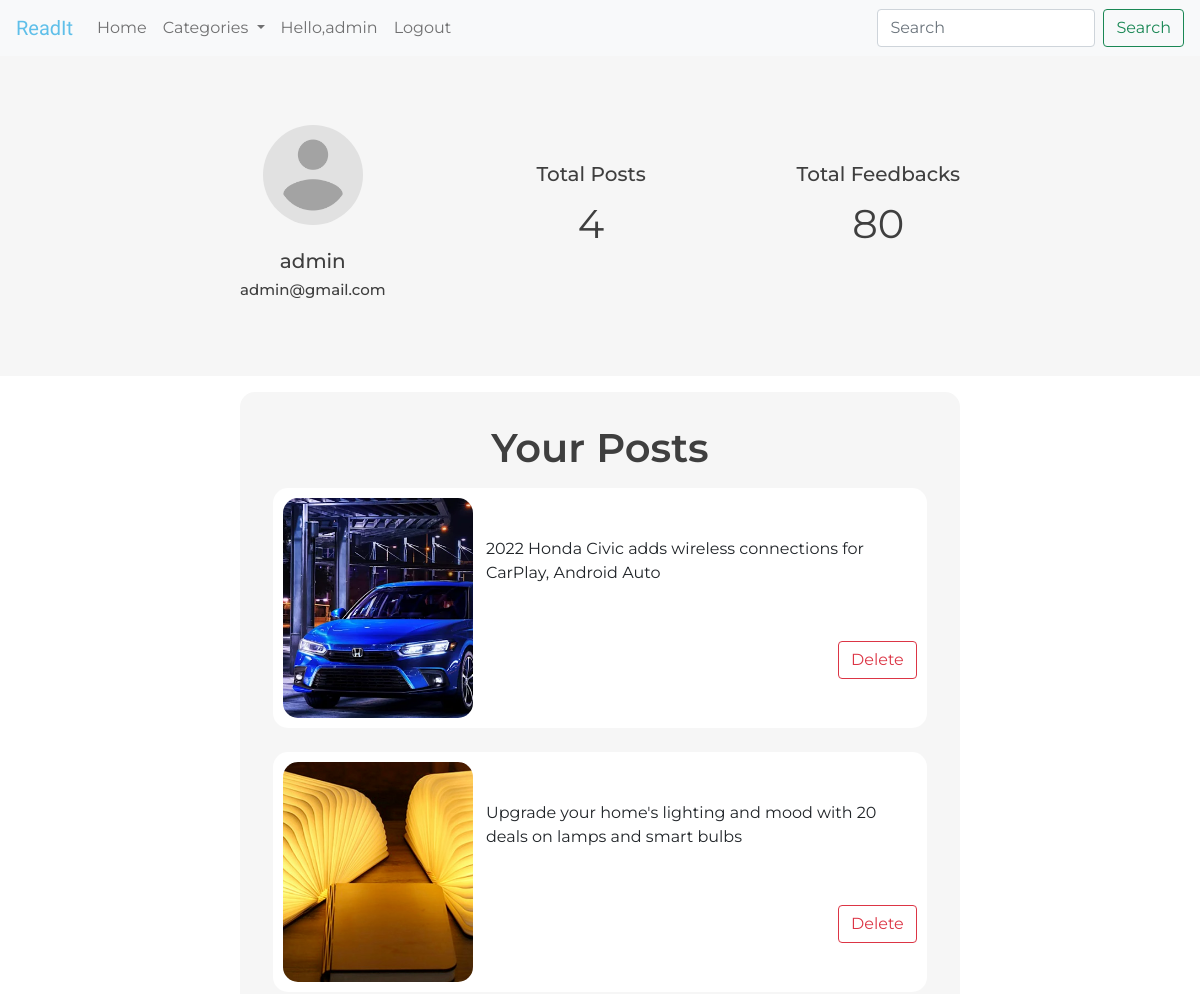
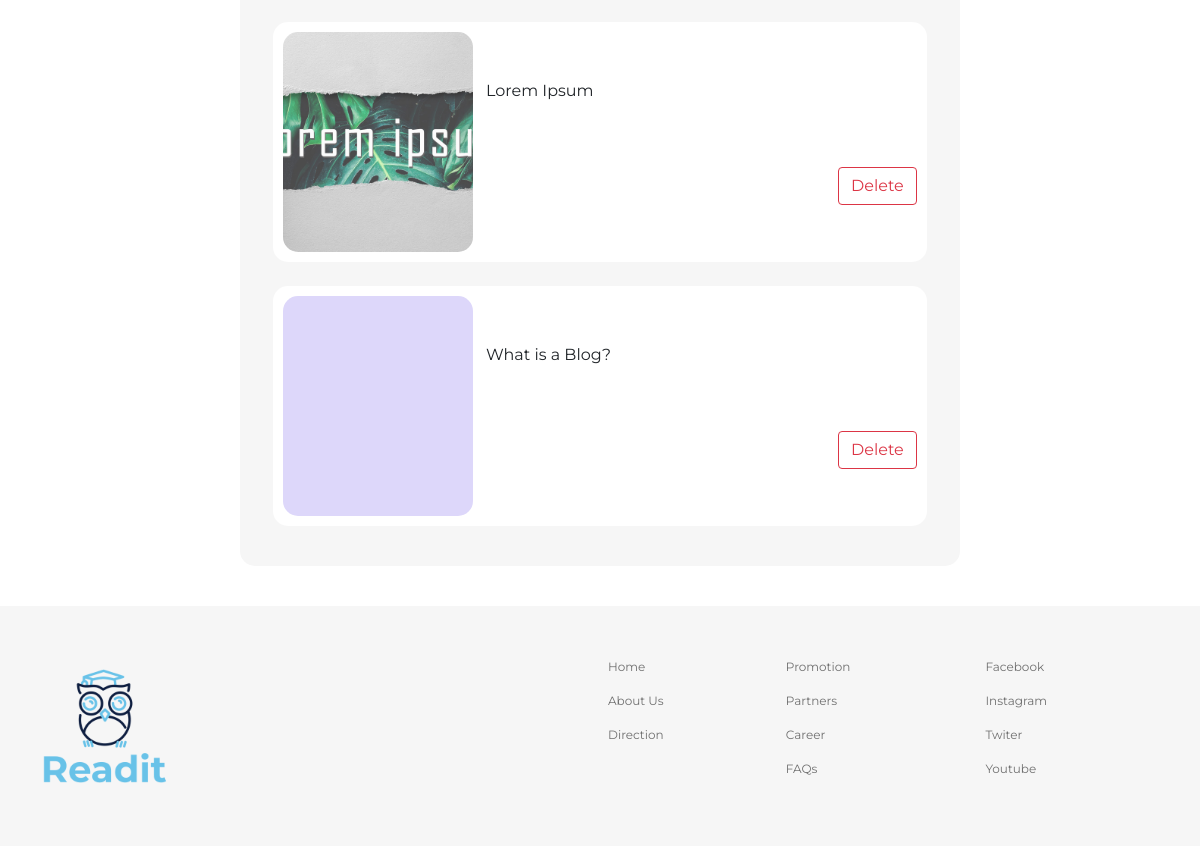
The page /admin_dashboard/ (signed in) on the database its author committed (2 pictures, top to bottom).
### blog/models.py (models this page shows, shortened)
class Post(models.Model):
    author = models.ForeignKey(User, null=True, blank=True, on_delete=models.CASCADE)
    title = models.CharField(max_length=150)
    body = RichTextField(null=True, blank=True)
    image = models.ImageField(null=True, blank=True)
    category = models.ManyToManyField(Category)
    date_created = models.DateTimeField(auto_now_add=True, null=True)
    slang = models.CharField(null=True, blank=True, max_length=200)

### blog/decorators.py (the view)
        def wrapper_function(request, *args, **kwargs):
            group = None
            if request.user.groups.exists():
                group = request.user.groups.all()[0].name
            if group in allowed_roles:
                return view_function(request, *args, **kwargs)
            else:
                return HttpResponse("You are not authorized to view this page")

### blog/views.py (called while the page is built)
@login_required(login_url='blog:login')
@allowed_user(allowed_roles=['admin'])
def admin_dashboard(request):
    posts = Post.objects.all()
    total_posts = len(posts)
    categories = Category.objects.all()
    context = {
        'posts':posts,
        'total_posts': total_posts,
        'categories':categories,
    }
    return render(request, 'blog/admin_dashboard.html', context)

### blog/templates/blog/admin_dashboard.html
{% extends 'blog/main.html'%}
{% load static %}
{% block content %}
    <div class="outer-profile-container">
        <div class="inner-profile-container">
            <div class="profile-detail-container">
                <div class="profile-picture" style="background-image: url('./images/placeholder.png');">
                </div>
                <h2>{{user.username}}</h2>
                <h3>{{user.email}}</h3>
            </div>
            <div class="total-post">
                <h3>Total Posts</h3>
                <p>{{total_posts}}</p>
            </div>
            <div class="total-feedbacks">
                <h3>Total Feedbacks</h3>
                <p>80</p>
            </div>
        </div>
    </div>
    <div class="your-post">
        <h1>Your Posts</h1>
        {% for post in posts %}
        <div class="post-card">
            {% if post.image %}
            <div class="post-thumbnail" style="background-image: url('{{post.image.url}}');">
            </div>
            {% else %}
            <div class="post-thumbnail" style="background-image: url('');">
            </div>
            {% endif %}
            <div class="post-title">
                <p>{{post.title}}</p>
                <div class="buttons">
                    <a href="{% url 'blog:delete_post' post.slang %}" class="btn btn-outline-danger">Delete</a>
                </div>
            </div>
        </div>
        {% endfor %}
    </div>
{% endblock %}

### blog/templates/blog/main.html (shortened to what this page needs)
{% load static %}
<!DOCTYPE html>
<html lang="en">
<head>
    <link rel="stylesheet" href="https://maxcdn.bootstrapcdn.com/bootstrap/4.0.0/css/bootstrap.min.css">
    <link href="https://cdn.jsdelivr.net/npm/bootstrap@5.0.0-beta3/dist/css/bootstrap.min.css" rel="stylesheet">
    <link rel="stylesheet" href="{% static '/style/style.css' %}">
</head>
<body>
   <nav class="navbar navbar-expand-lg navbar-light bg-light">
  <a class="navbar-brand" href="{% url 'blog:index' %}" style="font-family:Rock Salt, sans-serif; color:#5FBFE9;">ReadIt</a>
  <div class="collapse navbar-collapse" id="navbarTogglerDemo02">
    <ul class="navbar-nav mr-auto mt-2 mt-lg-0">
      <li class="nav-item">
        <a class="nav-link" href="{% url 'blog:index'%}">Home</a>
      </li>
         <li class="nav-item dropdown">
        <a class="nav-link dropdown-toggle" href="#" id="navbarDropdownMenuLink" data-toggle="dropdown" aria-haspopup="true" aria-expanded="false">
         Categories
        </a>
      </li>
        {% if user.is_authenticated %}
            {% for group in user.groups.all %}
                {% if group.name == 'admin' %}
                  <li class="nav-item">
                    <a class="nav-link" href="{% url 'blog:admin_dashboard'%}">Hello,{{user.first_name}}</a>
                  </li>
                {% else %}
                    <li class="nav-item">
                    <a class="nav-link" href="{% url 'blog:dashboard'%}">Hello,{{user.first_name}}</a>
                  </li>
                {% endif %}
            {% endfor %}
          <li class="nav-item">
            <a class="nav-link" href="{% url 'blog:logout' %}">Logout</a>
          </li>
        {% endif %}
    </ul>
    <form class="form-inline my-2 my-lg-0" method="get" action="{% url 'blog:search' %}">
      <input class="form-control mr-sm-2" type="search" placeholder="Search" name="search">
      <button class="btn btn-outline-success my-2 my-sm-0" type="submit">Search</button>
    </form>
  </div>
</nav>
    {% block content %}
    {% endblock%}
<footer style="margin-top: 5vh">
    <div class="footer-container" >
        <img src="{% static '/images/logo.png' %}" alt="">
        <div class="footer-text">
            <table class="table" style=" color: #707070;">
                <tr>
                    <td>Home</td>
                    <td>Promotion</td>
                    <td>Facebook</td>
                </tr>
                <tr>
                    <td>About Us</td>
                    <td>Partners</td>
                    <td>Instagram</td>
                </tr>
                <tr>
                    <td>Direction</td>
                    <td>Career</td>
                    <td>Twiter</td>
                </tr>
                <tr>
                    <td></td>
                    <td>FAQs</td>
                    <td>Youtube</td>
                </tr>
            </table>
        </div>
    </div>
</footer>
</body>
</html>

### static/style/style.css (style rules this page uses)
* { margin: 0; padding: 0; -webkit-box-sizing: border-box; box-sizing: border-box; }
body { font-family: 'Montserrat', sans-serif; }
footer { background-color: #F6F6F6; width: 100%; height: 30vh; display: -webkit-box; display: -ms-flexbox; display: flex; }
.footer-container { width: 95%; margin: auto; height: 100%; display: -webkit-box; display: -ms-flexbox; display: flex; -webkit-box-pack: justify; -ms-flex-pack: justify; justify-content: space-between; -webkit-box-align: center; -ms-flex-align: center; align-items: center; }
.footer-container img { width: 150px; height: auto; }
.footer-text { width: 50%; font-size: 12px; }
.footer-text td { border: none; }
.profile-picture { width: 100px; height: 100px; background-position: center; background-repeat: none; background-size: cover; border-radius: 50%; margin-bottom: 3vh; }
.outer-profile-container { background-color: #F6F6F6; width: 100%; height: 40vh; }
.inner-profile-container { width: 60%; display: -webkit-box; display: -ms-flexbox; display: flex; -webkit-box-pack: justify; -ms-flex-pack: justify; justify-content: space-between; -webkit-box-align: center; -ms-flex-align: center; align-items: center; margin: auto; height: 100%; }
.profile-detail-container { display: -webkit-box; display: -ms-flexbox; display: flex; -webkit-box-orient: vertical; -webkit-box-direction: normal; -ms-flex-direction: column; flex-direction: column; -webkit-box-align: center; -ms-flex-align: center; align-items: center; -webkit-box-pack: justify; -ms-flex-pack: justify; justify-content: space-between; }
.profile-detail-container h2 { font-size: 20px; color: #3F3F3F; }
.profile-detail-container h3 { font-size: 15px; color: #3F3F3F; }
.total-post, .total-feedbacks { display: -webkit-box; display: -ms-flexbox; display: flex; -webkit-box-orient: vertical; -webkit-box-direction: normal; -ms-flex-direction: column; flex-direction: column; -webkit-box-align: center; -ms-flex-align: center; align-items: center; -webkit-box-pack: justify; -ms-flex-pack: justify; justify-content: space-between; }
.total-post h3, .total-feedbacks h3 { font-size: 20px; color: #3F3F3F; }
.total-post p, .total-feedbacks p { font-size: 40px; color: #3F3F3F; }
.your-post { width: 60%; padding: 2vh; background-color: #F6F6F6; margin: 2vh auto; display: -webkit-box; display: -ms-flexbox; display: flex; -webkit-box-orient: vertical; -webkit-box-direction: normal; -ms-flex-direction: column; flex-direction: column; -webkit-box-align: center; -ms-flex-align: center; align-items: center; -webkit-box-pack: justify; -ms-flex-pack: justify; justify-content: space-between; border-radius: 15px; }
.your-post h1 { font-size: 40px; margin: 2vh; font-weight: 600; color: #3F3F3F; }
.post-card { width: 95%; background-color: #fff; height: 30vh; margin-bottom: 3vh; border-radius: 15px; display: -webkit-box; display: -ms-flexbox; display: flex; -webkit-box-pack: justify; -ms-flex-pack: justify; justify-content: space-between; padding: 10px; }
.post-thumbnail { width: 30%; border-radius: 15px; background-color: #ddd7fa; background-position: center; background-size: cover; }
.post-title { width: 68%; display: -webkit-box; display: -ms-flexbox; display: flex; -webkit-box-orient: vertical; -webkit-box-direction: normal; -ms-flex-direction: column; flex-direction: column; -webkit-box-pack: space-evenly; -ms-flex-pack: space-evenly; justify-content: space-evenly; }
.buttons { -ms-flex-item-align: end; align-self: flex-end; }

### rows shown on the page
Post: image (picture), title "2022 Honda Civic adds wireless connections for CarPlay, Android Auto"
Post: image (picture), title "Upgrade your home's lighting and mood with 20 deals on lamps and smart bulbs"
Post: image (picture), title "Lorem Ipsum"
Post: title "What is a Blog?"

### other values the page prints
{{ user.first_name }} "admin"
{{ user.username }} "admin"
{{ user.email }} "admin@gmail.com"
{{ total_posts }} "4"
